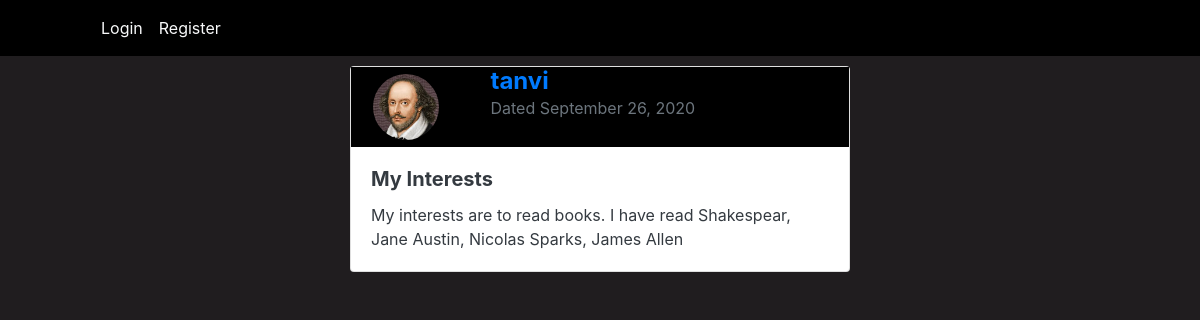
Screenshot of /blog/post/33/ with the database file from the repository.
### blog/models.py (models this page shows, shortened)
class Post(models.Model):
    title = models.CharField(max_length=100)
    content = models.TextField()
    date = models.DateTimeField(auto_now_add=True)
    author = models.ForeignKey(User,on_delete=models.CASCADE)

### users/models.py (models this page shows, shortened)
class Profile(models.Model):
    user = models.OneToOneField(User,on_delete=models.CASCADE)
    image = models.ImageField(default="default.png",upload_to="profile_pics")
    bio = models.TextField()

### blog/views.py (the view)
# urls.py: path('post/<int:pk>/',PostDetailView.as_view(),name='post_detail'),
class PostDetailView(DetailView):
    model = Post

### blog/templates/blog/post_detail.html (shortened to what this page needs)
{% extends "blog/base.html" %}
{% block body1 %}
    <div style="margin:10px;padding:auto;">
        <div class="card mx-auto"  style="width:500px">
            <div class="container">
                <div class="row">
                <div class="col-sm-3" style="background-color:black;">
                    <img class="card-img-top rounded-circle"  style="border-radius: 50%; height:80px; width:80px;padding:7px" src="{{object.author.profile.image.url}}" alt="Card image"/>
                </div>
                <div class="col-sm-9" style="background-color:black;">
                    <p>
                        <span class="h4 font-weight-bold">
                            <a href="{% url 'user_posts' object.author.username %}">{{object.author}}</a>
                        </span><br>
                        <span class = "text-muted">Dated {{object.date|date:"F d, Y"}}</span>
                    </p>
                </div>
                </div>
            </div>
            <div class="card-body text-dark">
                {% if object.title %}
                    <div class="card-title h5 font-weight-bold">{{object.title}}</div>
                {% endif %}
                <p class="card-text">
                    {{object.content}}
                </p>
            </div>
        </div>
    </div>
{% endblock body1 %}

### blog/static/blog/main.css (style rules this page uses)
body { background-color: rgb(32, 29, 31); color:rgb(246, 145, 15) }

### rows the page displays
Post: author.profile.image (picture), author "tanvi", date "September 26, 2020", title "My Interests", content "My interests are to read books. I have read Shakespear, Jane Austin, Nicolas Sparks, James Allen"
